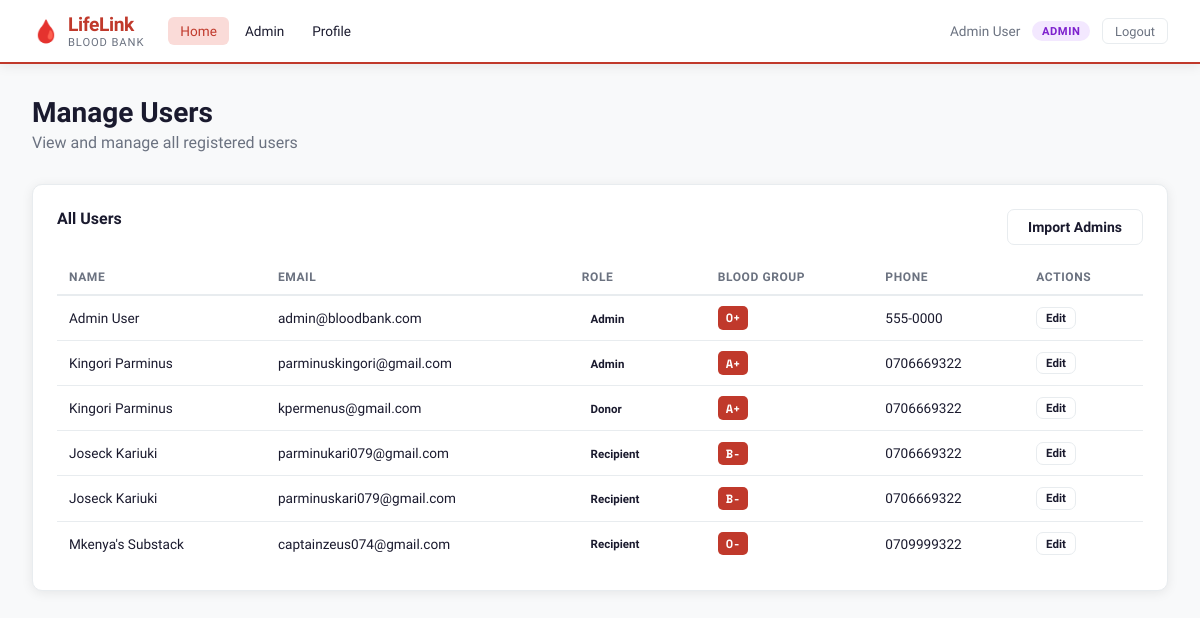
Page /admin/users (signed in) on the committed database.
### tables this page shows
CREATE TABLE users (
        id INTEGER PRIMARY KEY AUTOINCREMENT,
        name TEXT NOT NULL, email TEXT UNIQUE NOT NULL,
        password TEXT NOT NULL, phone TEXT, blood_group TEXT,
        role TEXT NOT NULL CHECK(role IN ('donor','recipient','admin')),
        facility_id INTEGER REFERENCES facilities(id),
        created_at TIMESTAMP DEFAULT CURRENT_TIMESTAMP);

### app.py (the view)
@app.route("/admin/users")
@login_required
@role_required("admin")
def admin_users():
    rf=request.args.get("role","all"); conn=get_db()
    q="SELECT u.*,f.name as facility_name FROM users u LEFT JOIN facilities f ON u.facility_id=f.id"
    users=conn.execute(q+" WHERE u.role=? ORDER BY u.name",(rf,)).fetchall() if rf!="all" else conn.execute(q+" ORDER BY u.role,u.name").fetchall()
    conn.close()
    return render_template("admin_users.html",users=users,role_filter=rf)

### app.py (called while the page is built)
def get_db():
    conn = sqlite3.connect(DATABASE)
    conn.row_factory = sqlite3.Row
    return conn

def login_required(f):
    @functools.wraps(f)
    def decorated(*args,**kwargs):
        if "user_id" not in session:
            flash("Please log in to continue.","warning")
            return redirect(url_for("login"))
        return f(*args,**kwargs)
    return decorated

def role_required(*roles):
    def decorator(f):
        @functools.wraps(f)
        def decorated(*args,**kwargs):
            if "user_id" not in session: return redirect(url_for("login"))
            if session.get("role") not in roles:
                flash("Access denied.","danger")
                return redirect(url_for("dashboard"))
            return f(*args,**kwargs)
        return decorated
    return decorator

### templates/admin_users.html (shortened to what this page needs)
{% extends "base.html" %}
{% block content %}
<div class="page-header">
    <h1>Manage Users</h1>
    <p>View and manage all registered users</p>
</div>
<div class="section-card">
    <div class="section-header">
        <h3>All Users</h3>
        <a href="{{ url_for('import_admins') }}" class="btn btn-outline">Import Admins</a>
    </div>
    <table class="data-table">
        <thead>
            <tr>
                <th>Name</th>
                <th>Email</th>
                <th>Role</th>
                <th>Blood Group</th>
                <th>Phone</th>
                <th>Actions</th>
            </tr>
        </thead>
        <tbody>
            {% for user in users %}
                <tr>
                    <td>{{ user.name }}</td>
                    <td>{{ user.email }}</td>
                    <td><span class="badge">{{ user.role }}</span></td>
                    <td><span class="blood-badge">{{ user.blood_group }}</span></td>
                    <td>{{ user.phone }}</td>
                    <td>
                        <button class="btn btn-xs btn-outline" onclick="openModal('userModal{{ user.id }}')">Edit</button>
                    </td>
                </tr>
            {% else %}
                <tr>
                    <td colspan="6" class="empty">No users found</td>
                </tr>
            {% endfor %}
        </tbody>
    </table>
</div>
{% endblock %}

### templates/base.html (shortened to what this page needs)
<!DOCTYPE html>
<html lang="en">
<head>
    <link rel="stylesheet" href="{{ url_for('static', filename='css/style.css') }}">
</head>
<body>
    <nav class="navbar">
        <div class="nav-brand">
            <div class="blood-drop">🩸</div>
            <div>
                <div class="brand-name">LifeLink</div>
                <div class="brand-sub">Blood Bank</div>
            </div>
        </div>
        <div class="nav-links">
            <a href="{{ url_for('index') }}" class="nav-link">Home</a>
            {% if session.user_id %}
                {% if session.role == 'admin' %}
                    <div class="nav-dropdown">
                        <a href="#" class="nav-link">Admin</a>
                    </div>
                {% endif %}
                <a href="{{ url_for('profile') }}" class="nav-link">Profile</a>
            {% endif %}
        </div>
        <div class="nav-user">
            {% if session.user_id %}
                <span class="user-name">{{ session.name }}</span>
                <span class="user-badge {{ session.role }}">{{ session.role }}</span>
                <a href="{{ url_for('logout') }}" class="btn-logout">Logout</a>
            {% else %}
                <a href="{{ url_for('login') }}" class="nav-link">Login</a>
                <a href="{{ url_for('register') }}" class="nav-link">Register</a>
            {% endif %}
        </div>
    </nav>
    <main class="main-content">
        {% block content %}{% endblock %}
    </main>
</body>
</html>

### static/css/style.css (style rules this page uses)
:root { --red: #C0392B; --red-dark: #922B21; --red-light: #FADBD8; --red-mid: #E74C3C; --blue: #2980B9; --green: #27AE60; --orange: #E67E22; --purple: #8E44AD; --bg: #F8F9FA; --surface: #FFFFFF; --border: #E8ECEF; --text: #1A1A2E; --text-muted: #6B7280; --shadow: 0 2px 12px rgba(0,0,0,0.08); --shadow-md: 0 4px 24px rgba(0,0,0,0.12); --radius: 10px; --nav-h: 64px; --font: 'Sora', sans-serif; --mono: 'Space Mono', monospace; }
* { margin:0; padding:0; box-sizing:border-box; }
body { font-family:var(--font); background:var(--bg); color:var(--text); min-height:100vh; }
a { color:var(--red); text-decoration:none; }
.navbar { position:sticky; top:0; z-index:100; background:var(--surface); border-bottom:2px solid var(--red); height:var(--nav-h); display:flex; align-items:center; gap:1.5rem; padding:0 2rem; box-shadow:var(--shadow); }
.nav-brand { display:flex; align-items:center; gap:.5rem; flex-shrink:0; }
.blood-drop { font-size:1.4rem; }
.brand-name { font-size:1.2rem; font-weight:700; color:var(--red); letter-spacing:-.02em; }
.brand-sub { font-size:.7rem; color:var(--text-muted); text-transform:uppercase; letter-spacing:.08em; }
.nav-links { display:flex; align-items:center; gap:.25rem; flex:1; }
.nav-link { padding:.4rem .75rem; border-radius:6px; font-size:.85rem; font-weight:500; color:var(--text); transition:all .15s; }
.nav-link:hover, .nav-link.active { background:var(--red-light); color:var(--red); text-decoration:none; }
.nav-dropdown { position:relative; }
.nav-user { display:flex; align-items:center; gap:.75rem; margin-left:auto; flex-shrink:0; }
.user-name { font-size:.85rem; font-weight:500; color:var(--text-muted); }
.btn-logout { font-size:.8rem; padding:.3rem .75rem; border:1px solid var(--border); border-radius:6px; color:var(--text-muted); transition:all .15s; }
.user-badge { font-size:.7rem; padding:.2rem .6rem; border-radius:99px; font-weight:600; text-transform:uppercase; letter-spacing:.05em; }
.user-badge.admin { background:#F3E8FF; color:#7E22CE; }
.blood-badge { display:inline-block; background:var(--red); color:#fff; font-size:.75rem; font-weight:700; padding:.2rem .5rem; border-radius:5px; font-family:var(--mono); }
.badge { font-size:.72rem; padding:.2rem .55rem; border-radius:99px; font-weight:600; text-transform:capitalize; }
.main-content { max-width:1280px; margin:0 auto; padding:2rem; }
.page-header { margin-bottom:2rem; }
.page-header h1 { font-size:1.75rem; font-weight:700; color:var(--text); margin-bottom:.25rem; }
.page-header p { color:var(--text-muted); }
.section-card { background:var(--surface); border:1px solid var(--border); border-radius:var(--radius); padding:1.5rem; box-shadow:var(--shadow); margin-bottom:1.5rem; }
.section-header { display:flex; align-items:center; justify-content:space-between; margin-bottom:1rem; }
.section-header h3 { font-size:1rem; font-weight:600; }
.section-card h3 { font-size:1rem; font-weight:600; margin-bottom:1rem; }
.data-table { width:100%; border-collapse:collapse; font-size:.85rem; }
.data-table th { text-align:left; padding:.6rem .75rem; font-size:.75rem; font-weight:600; text-transform:uppercase; letter-spacing:.05em; color:var(--text-muted); border-bottom:2px solid var(--border); }
.data-table td { padding:.65rem .75rem; border-bottom:1px solid var(--border); vertical-align:middle; }
.data-table tbody tr:last-child td { border-bottom:none; }
.btn { display:inline-flex; align-items:center; justify-content:center; gap:.4rem; padding:.55rem 1.25rem; border-radius:7px; font-family:var(--font); font-size:.875rem; font-weight:600; cursor:pointer; border:none; transition:all .15s; text-decoration:none !important; }
.btn-outline { background:transparent; color:var(--text); border:1.5px solid var(--border); }
.btn-xs { padding:.2rem .55rem; font-size:.72rem; }

### rows in the picture
users: name "Admin User", email "admin@bloodbank.com", role "Admin", blood_group "O+", phone "555-0000"
users: name "Kingori Parminus", email "parminuskingori@gmail.com", role "Admin", blood_group "A+", phone "0706669322"
users: name "Kingori Parminus", email "kpermenus@gmail.com", role "Donor", blood_group "A+", phone "0706669322"
users: name "Joseck Kariuki", email "parminukari079@gmail.com", role "Recipient", blood_group "B-", phone "0706669322"
users: name "Joseck Kariuki", email "parminuskari079@gmail.com", role "Recipient", blood_group "B-", phone "0706669322"
users: name "Mkenya's Substack", email "captainzeus074@gmail.com", role "Recipient", blood_group "O-", phone "0709999322"

### other values in the picture
{{ session.role }} "ADMIN"
